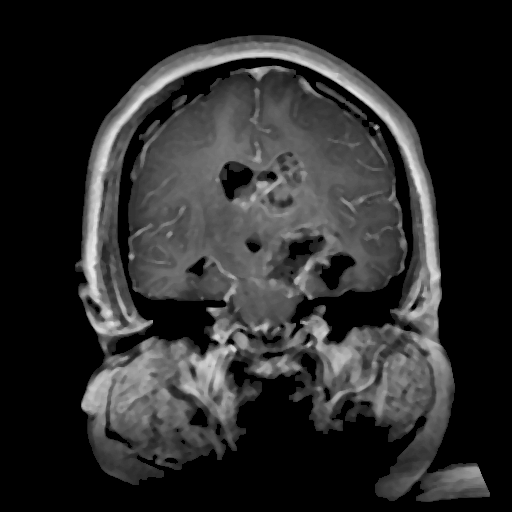
#> input picture clahe_enhanced_brains/Meningioma/159_clahe.png, 512 x 512 px
$ jupyter execute --allow-errors CV_Module_4.ipynb
#> lines starting #> are read from the running program, lines starting #| are printed output that depends on the picture; after the words box and inside, x2 and y2 are one past the last pixel; in counts of white or black regions, pixels touching at a corner belong together
[cell 1]
import cv2
import numpy as np
import os
import glob
import matplotlib.pyplot as plt
import time

[cell 2]
from google.colab import drive
drive.mount('/content/drive')

[cell 3]
# --- 1. CONFIGURATION ---
DATA_BASE_DIR = '/content/drive/MyDrive/data'
CLAHE_BASE_DIR = '/content/drive/MyDrive/clahe_enhanced_brains'
PREPROCESSED_BASE_DIR = '/content/drive/MyDrive/processed_images'
SKULL_MASK_BASE_DIR = '/content/drive/MyDrive/skull_stripped_masks'
TUMOR_TYPES = ['Meningioma', 'Glioma', 'Pituitary tumor']
PRED_MASK_BASE_DIR = '/content/drive/MyDrive/kmeans_tumor_masks'
K_CLUSTERS = 3 # Number of clusters (e.g., Brain, Tumor, Ventricles)

[cell 4]
def segment_tumor_otsu(clahe_img):
    """
    Applies Otsu's thresholding. We keep this to show why it fails.

    """
    ret, otsu_mask = cv2.threshold(clahe_img, 0, 255, cv2.THRESH_BINARY + cv2.THRESH_OTSU)
    return otsu_mask

# --- ALGORITHM 2: ROBUST K-MEANS (The "Successful" Method) ---
def segment_tumor_kmeans_robust(clahe_img, k_clusters=3):
    """
    Segments the tumor from a CLAHE-enhanced brain image using K-Means.
    This version intelligently selects the tumor by finding the
    smallest, non-background cluster.

    """
    # 1. Reshape image and convert to float32
    Z = clahe_img.reshape((-1, 1))
    Z = np.float32(Z)

    # 2. Cluster the *entire* image (including background)
    criteria = (cv2.TERM_CRITERIA_EPS + cv2.TERM_CRITERIA_MAX_ITER, 10, 1.0)
    ret, label, center = cv2.kmeans(Z, k_clusters, None, criteria, 10, cv2.KMEANS_RANDOM_CENTERS)

    # 3. Get cluster properties (area and brightness)
    cluster_areas = []
    for i in range(k_clusters):
        cluster_areas.append(np.sum(label == i))
    cluster_centers = center.flatten()

    # 4. Find background label (cluster center closest to 0)
    bg_label = np.argmin(cluster_centers)

    # 5. Find tumor label (smallest non-background cluster)
    tumor_label = -1
    smallest_area = float('inf')

    for i in range(k_clusters):
        if i == bg_label:
            continue # Skip the background

        # This logic assumes the tumor is the smallest non-background region
        if cluster_areas[i] < smallest_area:
            smallest_area = cluster_areas[i]
            tumor_label = i

    if tumor_label == -1: # Fallback in case K=2 or other issue
         return np.zeros_like(clahe_img) # Return empty mask

    # 6. Create final mask
    mask = (label == tumor_label).reshape(clahe_img.shape).astype(np.uint8) * 255
    return mask

[cell 5]
TUMOR_TYPE_EXAMPLE = 'Glioma'
EXAMPLE_FILE = '1841.png'

# Load the single enhanced image
clahe_img_path = os.path.join(CLAHE_BASE_DIR, TUMOR_TYPE_EXAMPLE, EXAMPLE_FILE.replace('.png', '_clahe.png'))
clahe_img = cv2.imread(clahe_img_path, 0)

# Load the Ground Truth for comparison
gt_mask_path = os.path.join(DATA_BASE_DIR, TUMOR_TYPE_EXAMPLE, EXAMPLE_FILE.replace('.png', '_mask.png'))
gt_mask = cv2.imread(gt_mask_path, 0)

[cell 6]
if clahe_img is None or gt_mask is None:
    print(f"ERROR: Cannot load example files. Check paths:")
    if clahe_img is None: print(f"  Missing: {clahe_img_path}")
    if gt_mask is None: print(f"  Missing: {gt_mask_path}")
else:
    # Run Otsu's (Failed)
    otsu_mask = segment_tumor_otsu(clahe_img)

    # Run K-Means (Success)
    kmeans_mask = segment_tumor_kmeans_robust(clahe_img, K_CLUSTERS)

    # --- Plot the comparison ---
    fig, axes = plt.subplots(1, 4, figsize=(24, 7))
    fig.suptitle(f'M4 Algorithm Comparison for {EXAMPLE_FILE}', fontsize=16)

    axes[0].imshow(clahe_img, cmap='gray')
    axes[0].set_title('Input: CLAHE Enhanced Brain (M3)')
    axes[0].axis('off')

    axes[1].imshow(otsu_mask, cmap='gray')
    axes[1].set_title('Algorithm 1 (FAILED): Otsu\'s\n(Finds all bright tissue)')
    axes[1].axis('off')

    axes[2].imshow(kmeans_mask, cmap='gray')
    axes[2].set_title('Algorithm 2 (SUCCESS): Robust K-Means\n(Finds smallest non-bg cluster)')
    axes[2].axis('off')

    axes[3].imshow(gt_mask, cmap='gray')
    axes[3].set_title('Ground Truth (The "Answer")')
    axes[3].axis('off')

    plt.tight_layout()
    plt.show()

print("\n--- Comparative Analysis Finished ---")

[cell 7]
print(f"--- Starting Module 4: Robust K-Means Segmentation (Batch Process) ---")
start_time = time.time()

for tumor_type in TUMOR_TYPES:
    clahe_dir = os.path.join(CLAHE_BASE_DIR, tumor_type)
    output_dir = os.path.join(PRED_MASK_BASE_DIR, tumor_type)
    os.makedirs(output_dir, exist_ok=True) # Ensure output dir exists

    search_pattern = os.path.join(clahe_dir, '*_clahe.png')
    clahe_paths = glob.glob(search_pattern)

    print(f"\nProcessing {len(clahe_paths)} images in {tumor_type}...")

    for i, clahe_path in enumerate(clahe_paths):
        try:
            img = cv2.imread(clahe_path, 0)
#> img is the input picture: shape (512, 512); min 0, max 233, mean 42.4
            if img is None:
                print(f"Warning: Could not read {clahe_path}. Skipping.")
                continue

            # Run the new robust K-Means segmentation
            tumor_mask = segment_tumor_kmeans_robust(img, K_CLUSTERS)
#> in segment_tumor_kmeans_robust, `ret, label, center = cv2.kmeans(Z, k_clusters, None, criteria, 10, cv2..`: ret = 61411336.5; center = [1.61, 82.37, 156.8]
#> after the loop in segment_tumor_kmeans_robust, `for i in range(k_clusters):`: cluster_areas = [151439, 87285, 23420]
#> in segment_tumor_kmeans_robust, `cluster_centers = center.flatten()`: cluster_centers = [1.61, 82.37, 156.8]
#> in segment_tumor_kmeans_robust, `bg_label = np.argmin(cluster_centers)`: bg_label = 0
#> the loop in segment_tumor_kmeans_robust, `for i in range(k_clusters):` made 3 passes
#> smallest_area on passes 2 to 3: 87285, 23420
#> after the loop in segment_tumor_kmeans_robust, `for i in range(k_clusters):`: smallest_area = 23420; tumor_label = 2
#> in segment_tumor_kmeans_robust, `mask = (label == tumor_label).reshape(clahe_img.shape).astype(np.uint8..`:
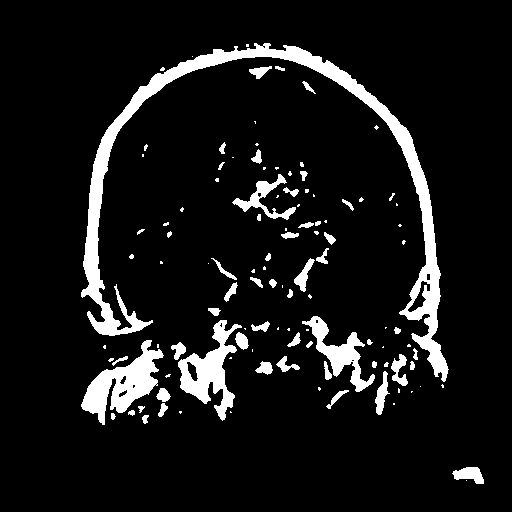
#> mask: shape (512, 512); 8.9% white; 112 white regions (57 under 20 px), largest, box (x1, y1, x2, y2) and area: (81, 43, 449, 382) 11080, (81, 340, 164, 425) 2828, (178, 320, 242, 421) 2404

            # Save the resulting tumor mask
            base_filename = os.path.basename(clahe_path)
            output_filename = base_filename.replace('_clahe.png', '_tumor_mask.png')
            output_path = os.path.join(output_dir, output_filename)
            cv2.imwrite(output_path, tumor_mask)

            # Print progress
            if (i + 1) % 200 == 0:
                print(f"  ...processed {i+1} images")

        except Exception as e:
            print(f"ERROR processing {clahe_path}: {e}")

    print(f"  ...Finished processing {len(clahe_paths)} images.")
#> pass 2 of the loop `for tumor_type in TUMOR_TYPES:`:
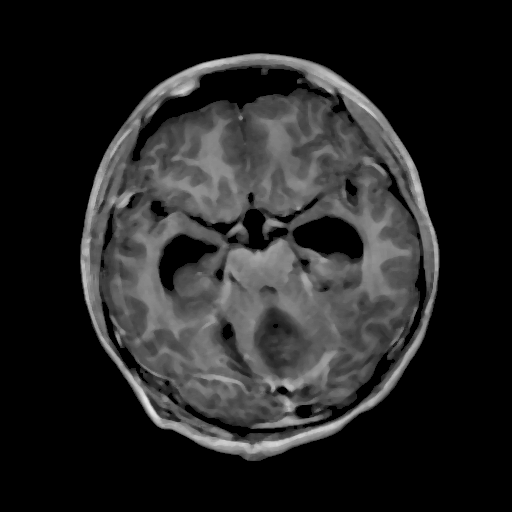
#> input picture clahe_enhanced_brains/Glioma/1858_clahe.png, 512 x 512 px
#> img is the input picture: shape (512, 512); min 0, max 233, mean 36.5
#> ret = 37685025.3; center = [128.6, 0.652, 76.94]
#> after the loop in segment_tumor_kmeans_robust (call 2), `for i in range(k_clusters):`: cluster_areas = [39439, 165827, 56878]
#> cluster_centers = [128.6, 0.652, 76.94]
#> bg_label = 1
#> the loop in segment_tumor_kmeans_robust (call 2), `for i in range(k_clusters):` made 3 passes
#> smallest_area on pass 1: 39439
#> after the loop in segment_tumor_kmeans_robust (call 2), `for i in range(k_clusters):`: smallest_area = 39439; tumor_label = 0
#> in segment_tumor_kmeans_robust (call 2), `mask = (label == tumor_label).reshape(clahe_img.shape).astype(np.uint8..`:
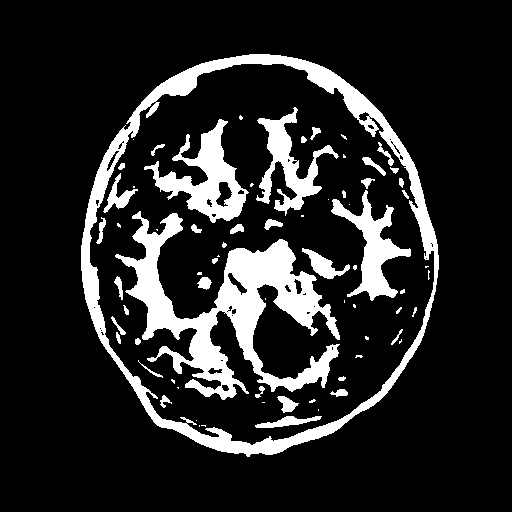
#> mask: shape (512, 512); 15% white; 71 white regions (31 under 20 px), largest, box (x1, y1, x2, y2) and area: (115, 211, 340, 400) 13781, (81, 54, 439, 457) 12600, (144, 119, 249, 223) 3871

end_time = time.time()
print(f"\n✅ Module 4 (K-Means Segmentation) complete.")
print(f"All predicted masks are saved in: {PRED_MASK_BASE_DIR}")
print(f"Total processing time: {end_time - start_time:.2f} seconds")
